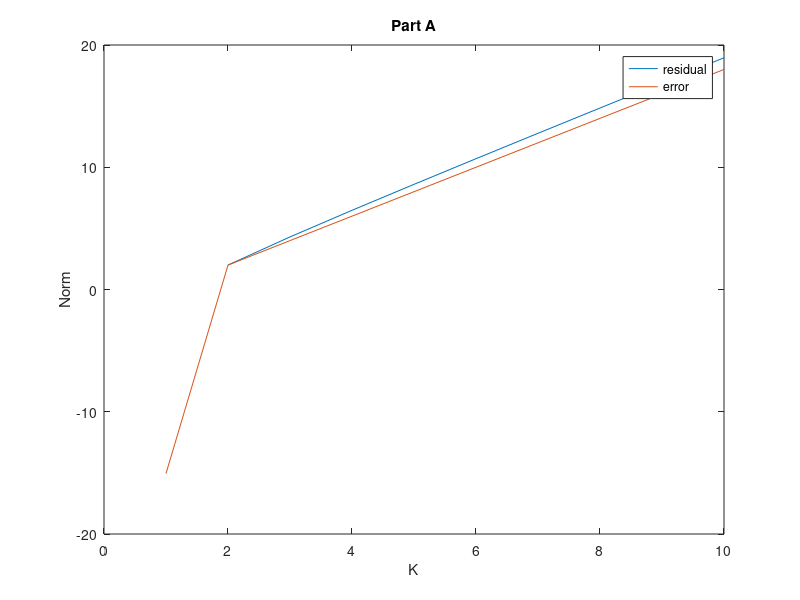
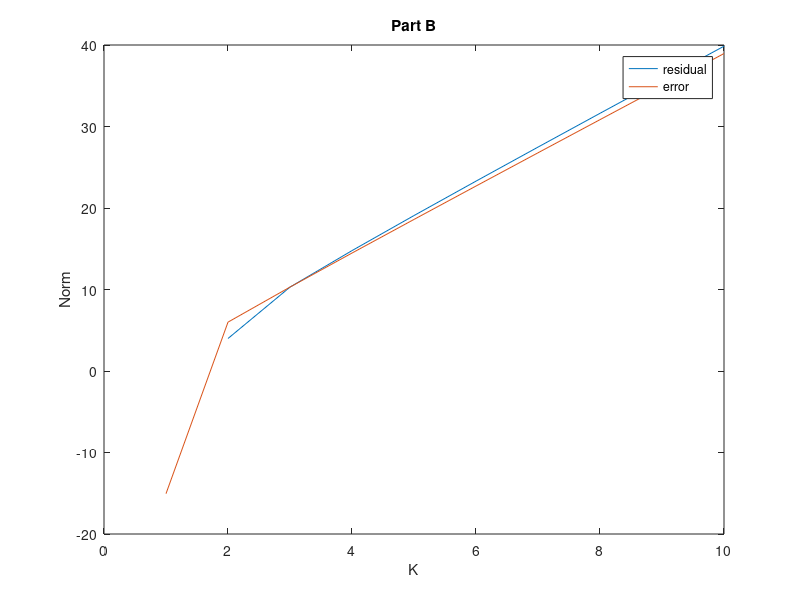

MATLAB code to generate these figures, in order:
function gaussianElim()

A = ones(2,2);
xExact = ones(2,1);
rNormA = [];
rNormB = [];
errNormA = [];
errNormB = [];

for k = 1 : 10
    eps = 10^(-2*k);
    A(1,1) = eps;
    b = [1+eps; 2];
    x = zeros(2,1);
    
    A(2,:) = A(2,:) - A(1,:)/eps;
    b(2,:) = b(2,:) - b(1,:)/eps;
    
    x(2) = b(2,1) / A(2,2);
    x(1) = (b(1,1) - A(1,2) * x(2)) / eps;
    
    % Part A
    r = b-A*x;
    rNormA = [rNormA, norm(r, inf)];
    errNormA = [errNormA, norm(x-xExact, inf)];
    
    % Part B
    r(2) = (r(2)-r(1))/eps;
    iter = zeros(2,1);
    iter(2) = r(2)/A(2,2);
    iter(1) = (r(1)-A(1,2)*iter(2))/eps;
    
    x = x + iter;
    r = b-A*x;
    rNormB = [rNormB, norm(r, inf)];
    errNormB = [errNormB, norm(x-xExact, inf)];
end

k = 1 : 10;
figure
plot(k, log10(rNormA));
hold on
plot(k, log10(errNormA));
xlabel('K');
ylabel('Norm');
title('Part A');
legend('residual', 'error');

figure
plot(k, log10(rNormB));
hold on
plot(k, log10(errNormB));
xlabel('K');
ylabel('Norm');
title('Part B');
legend('residual', 'error');

end

